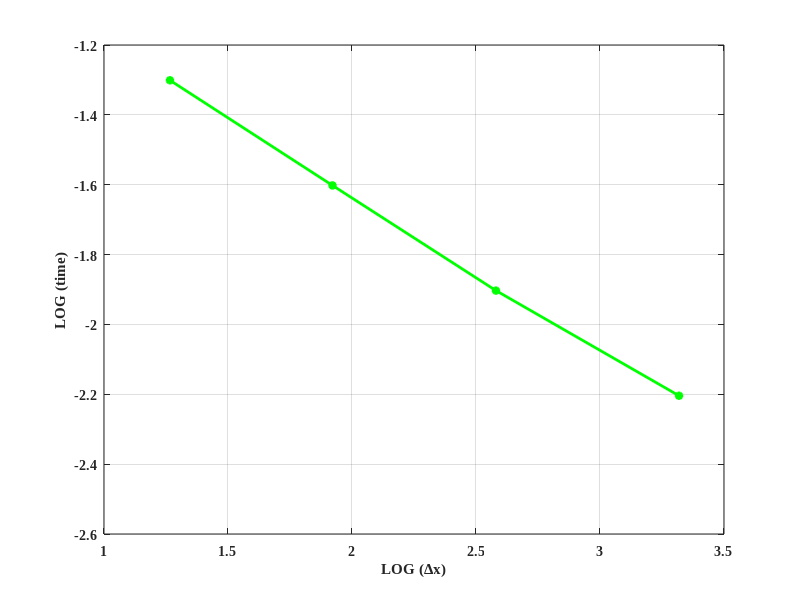

Source code (MATLAB):
errtime = [2082.682441 380.582232 83.434528 18.445270]';
del_x = [1/160 1/80 1/40 1/20]';
logtime = log10(errtime);
logdel = log10(del_x);

figure(5)
plot(logtime , logdel ,'-g*', 'linewidth' , 2)
xlabel('LOG (\Deltax)')
ylabel('LOG (time)')
set(gca,'FontName','Times New Roman','FontSize',10,'fontWeight','bold');
grid on